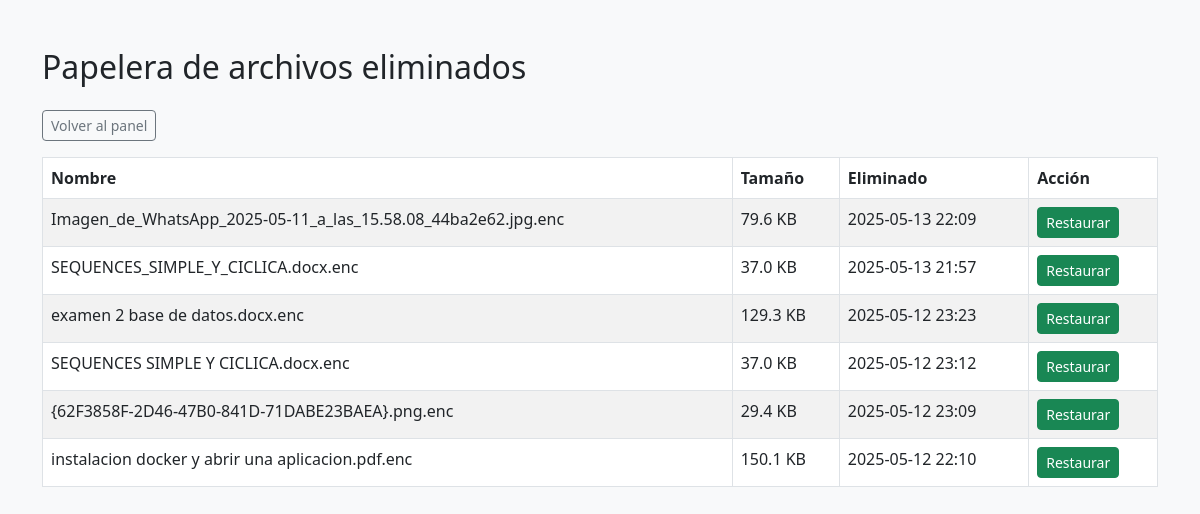
The app's page /papelera (signed in), older data.
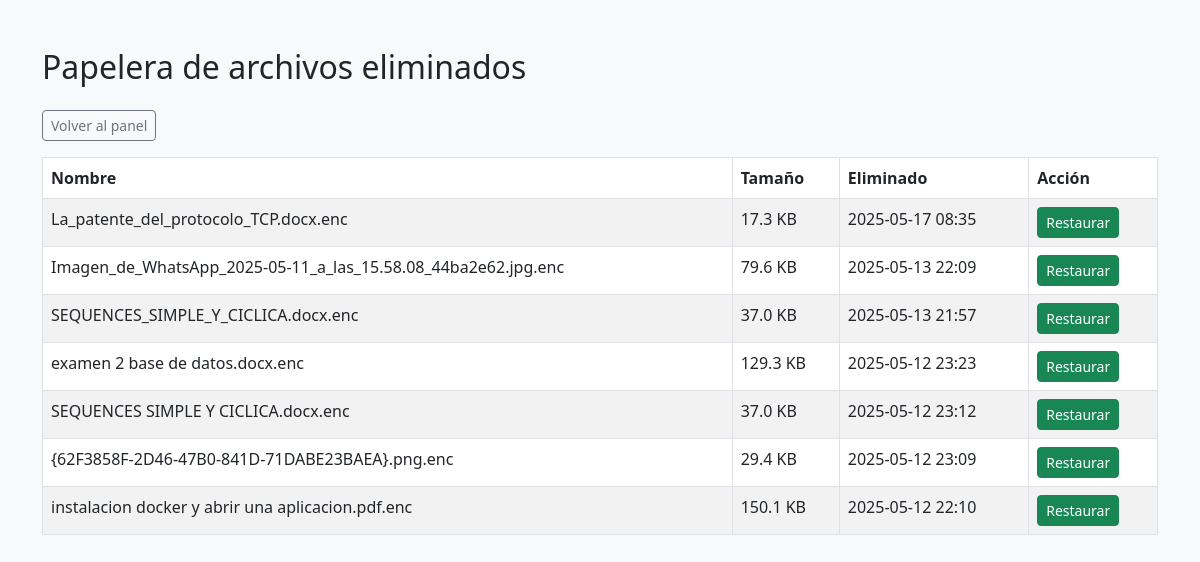
The same page, newer data.
### app/database.py (models this page shows)
class Backup(db.Model):
    id = db.Column(db.Integer, primary_key=True)
    filename = db.Column(db.String(255), nullable=False)
    size_kb = db.Column(db.Float, nullable=False)
    timestamp = db.Column(db.DateTime, nullable=False)
    user_id = db.Column(db.Integer, db.ForeignKey('user.id'), nullable=False)
    eliminado = db.Column(db.Boolean, default=False)
    user = db.relationship('User', backref='backups')

### app/routes.py (the view)
@main.route("/papelera")
@login_required
def papelera():
    backups = Backup.query.filter_by(user_id=current_user.id, eliminado=True).order_by(Backup.timestamp.desc()).all()
    archivos = [{
        "name": b.filename,
        "size": f"{b.size_kb:.1f} KB",
        "date": b.timestamp.strftime('%Y-%m-%d %H:%M')
    } for b in backups]
    return render_template("papelera.html", archivos=archivos)

### app/database.py (called while the page is built)
@login_manager.user_loader
def load_user(user_id):
    return User.query.get(int(user_id))

### app/templates/papelera.html (shortened to what this page needs)
<!DOCTYPE html>
<html lang="es">
<head>
    <link href="https://cdn.jsdelivr.net/npm/bootstrap@5.3.0/dist/css/bootstrap.min.css" rel="stylesheet">
</head>
<body class="bg-light">
<div class="container py-5">
    <h2 class="mb-4">Papelera de archivos eliminados</h2>
    <p><a href="{{ url_for('main.index') }}" class="btn btn-outline-secondary btn-sm">Volver al panel</a></p>
    {% if archivos %}
    <table class="table table-bordered table-striped">
        <thead>
            <tr>
                <th>Nombre</th>
                <th>Tamaño</th>
                <th>Eliminado</th>
                <th>Acción</th>
            </tr>
        </thead>
        <tbody>
            {% for file in archivos %}
            <tr>
                <td>{{ file.name }}</td>
                <td>{{ file.size }}</td>
                <td>{{ file.date }}</td>
                <td>
                    <form method="POST" action="{{ url_for('main.restaurar_file', filename=file.name) }}">
                        <button type="submit" class="btn btn-sm btn-success">Restaurar</button>
                    </form>
                </td>
            </tr>
            {% endfor %}
        </tbody>
    </table>
    {% else %}
        <p class="text-muted">No hay archivos eliminados.</p>
    {% endif %}
</div>
</body>
</html>

Row changes from the older to the newer data that the page shows:
added Backup: name "La_patente_del_protocolo_TCP.docx.enc", size "17.3 KB", date "2025-05-17 08:35"
